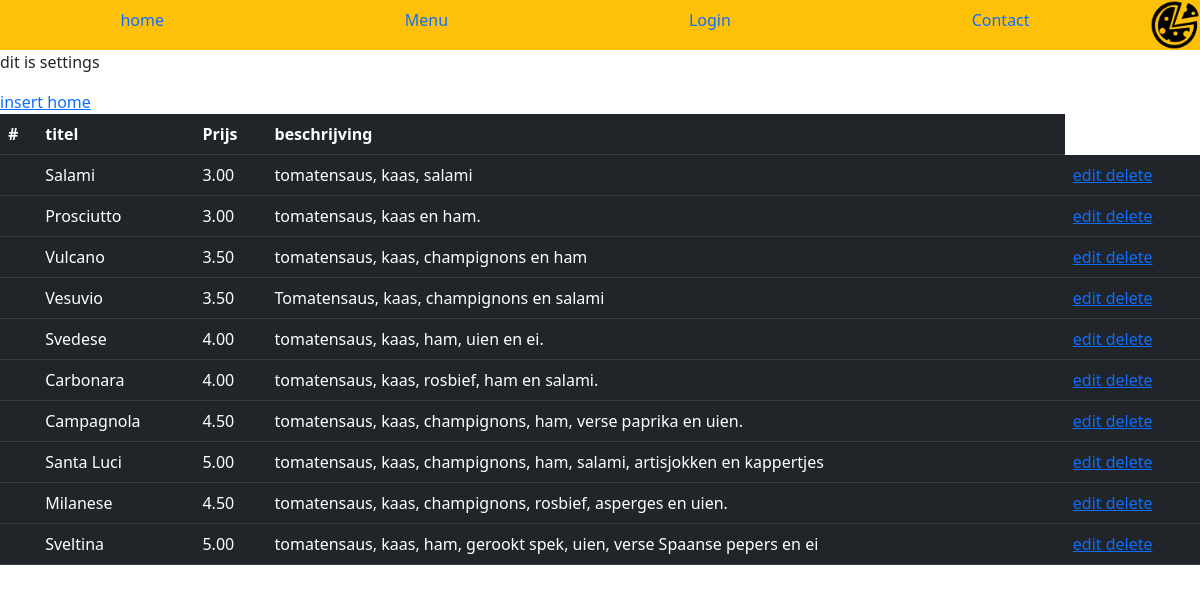
Screenshot of /setting.php with the database file from the repository.
### tables this page shows
CREATE TABLE `producten` (
  `naam` varchar(10) NOT NULL,
  `prijs` double(10,2) NOT NULL,
  `beschrijving` varchar(100) NOT NULL,
  `ID` int(3) NOT NULL
);

### setting.php (the view, shortened to what this page needs)
<!DOCTYPE html>
<html lang="en">
<head>
  <link rel="stylesheet" href="main.css">
  <link href="https://cdn.jsdelivr.net/npm/bootstrap@5.1.3/dist/css/bootstrap.min.css" rel="stylesheet">
</head>
<body>
  <?php include_once 'nav.php'; ?>
    <p>dit is settings</p>
    <?php
require_once "odp.php";
$sql = "SELECT * FROM producten";
$stmt = $connect->prepare($sql);
$stmt->execute();
$result = $stmt->fetchAll();
?>
<table class="table table-dark">
    <tr>
        <th scope="col">#</th>
        <th scope="col">titel</th>
        <th scope="col">Prijs</th>
        <th scope="col">beschrijving</th>
    </tr>
    <?php
    foreach ($result as $re) { ?>
        <tr>
            <th scope="row"></th>
            <td><?php echo $re["naam"]; ?></td>
            <td><?php echo $re["prijs"]; ?></td>
            <td><?php echo $re["beschrijving"]; ?></td>
            <td>
                <a href="edit.php?id=<?php echo $re["ID"]; ?>"> edit </a>
                <a href="delete.php?id=<?php echo $re["ID"]; ?>"> delete</a>
            </td>
        </tr>
    <?php
    }
    ?>
    <a href="insert.php?id=<?php echo $re["ID"]; ?>">insert  </a>
    <a href="index.php?id=<?php echo $re["ID"]; ?>">home</a>
</table>
</body>
</html>

### rows the page displays
producten: naam "Salami", prijs "3.00", beschrijving "tomatensaus, kaas, salami"
producten: naam "Prosciutto", prijs "3.00", beschrijving "tomatensaus, kaas en ham."
producten: naam "Vulcano", prijs "3.50", beschrijving "tomatensaus, kaas, champignons en ham"
producten: naam "Vesuvio", prijs "3.50", beschrijving "Tomatensaus, kaas, champignons en salami"
producten: naam "Svedese", prijs "4.00", beschrijving "tomatensaus, kaas, ham, uien en ei."
producten: naam "Carbonara", prijs "4.00", beschrijving "tomatensaus, kaas, rosbief, ham en salami."
producten: naam "Campagnola", prijs "4.50", beschrijving "tomatensaus, kaas, champignons, ham, verse paprika en uien."
producten: naam "Santa Luci", prijs "5.00", beschrijving "tomatensaus, kaas, champignons, ham, salami, artisjokken en kappertjes"
producten: naam "Milanese", prijs "4.50", beschrijving "tomatensaus, kaas, champignons, rosbief, asperges en uien."
producten: naam "Sveltina", prijs "5.00", beschrijving "tomatensaus, kaas, ham, gerookt spek, uien, verse Spaanse pepers en ei"
